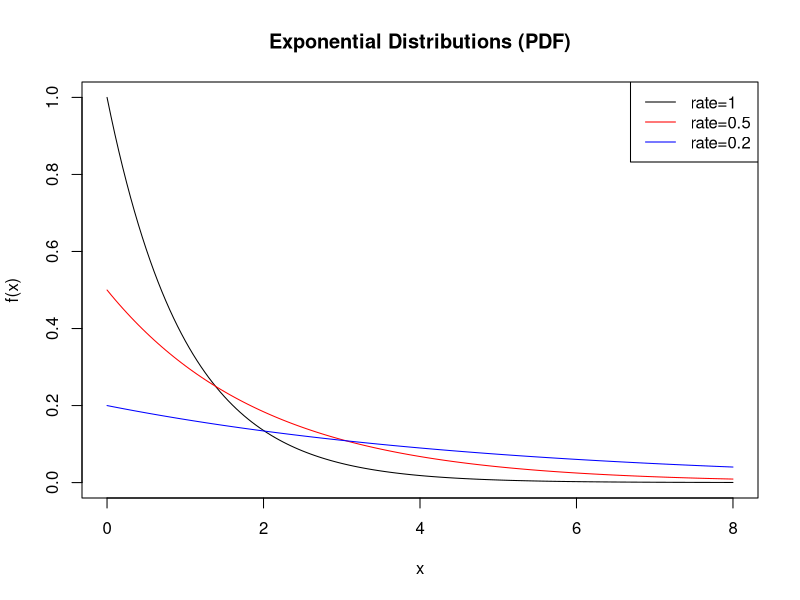
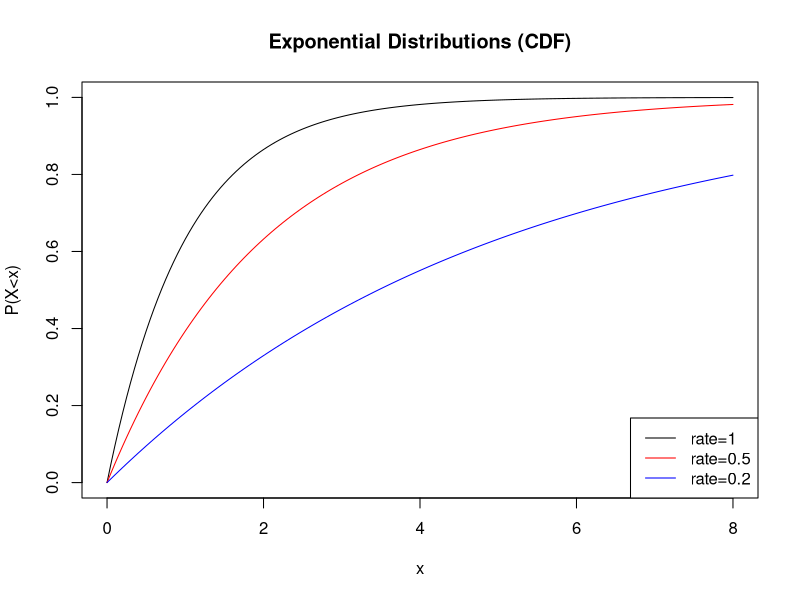
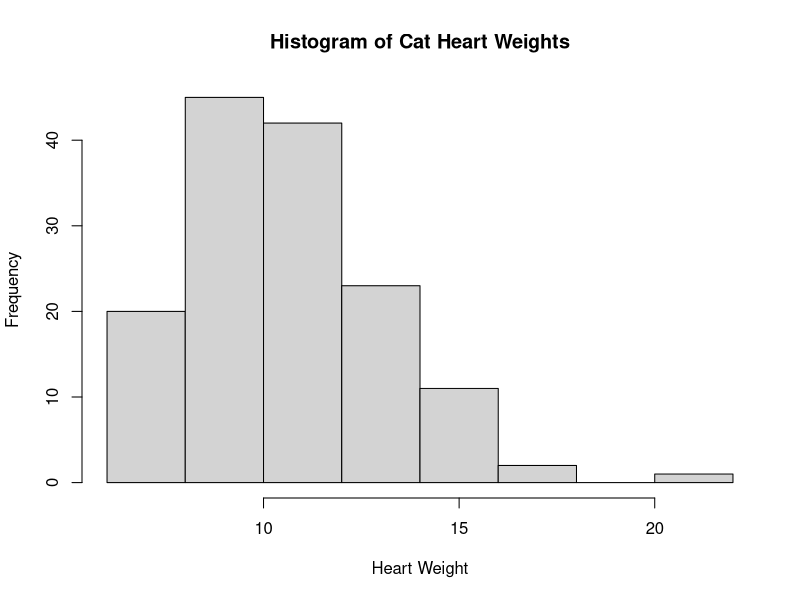
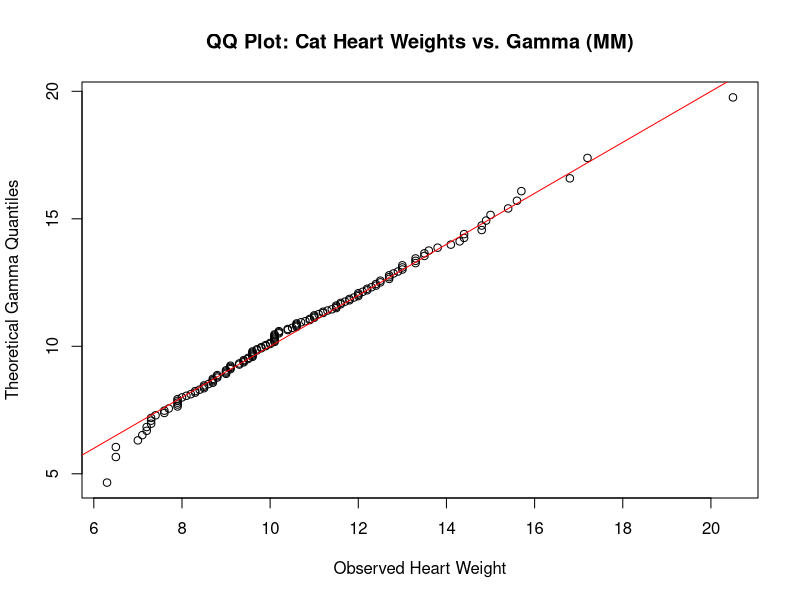
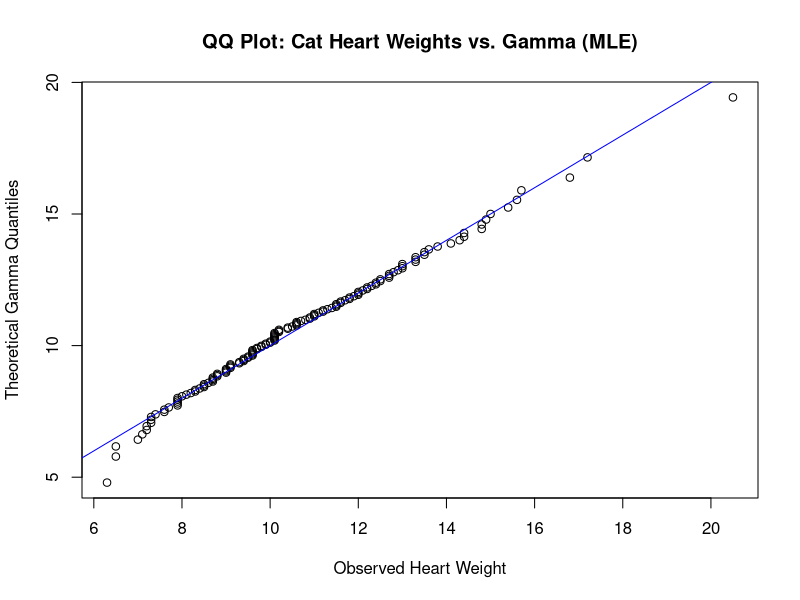
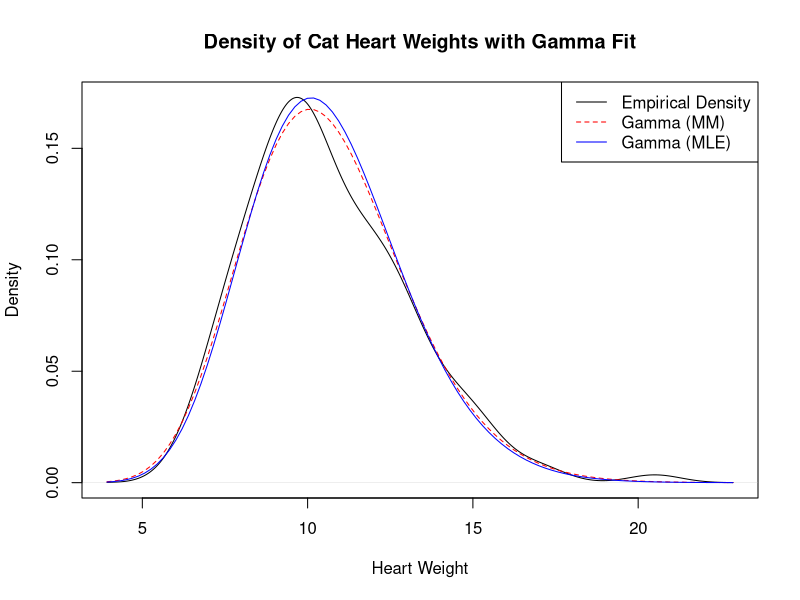
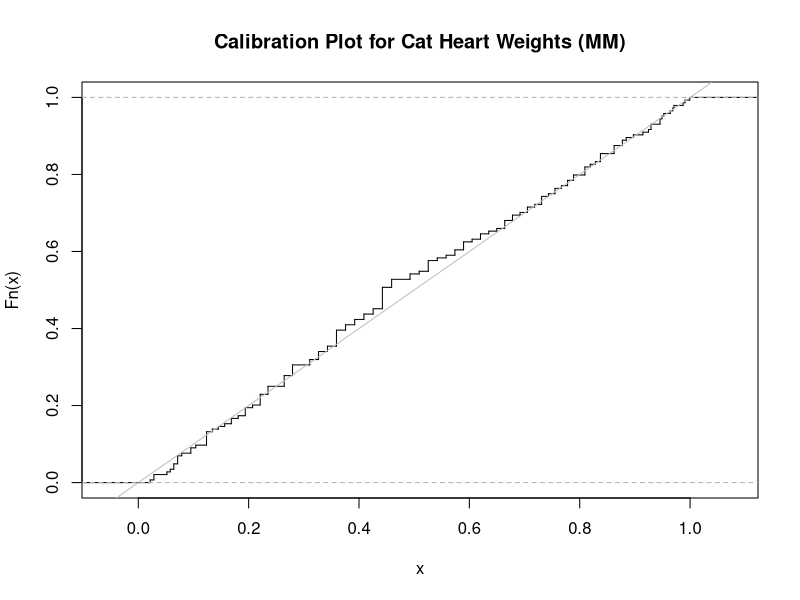
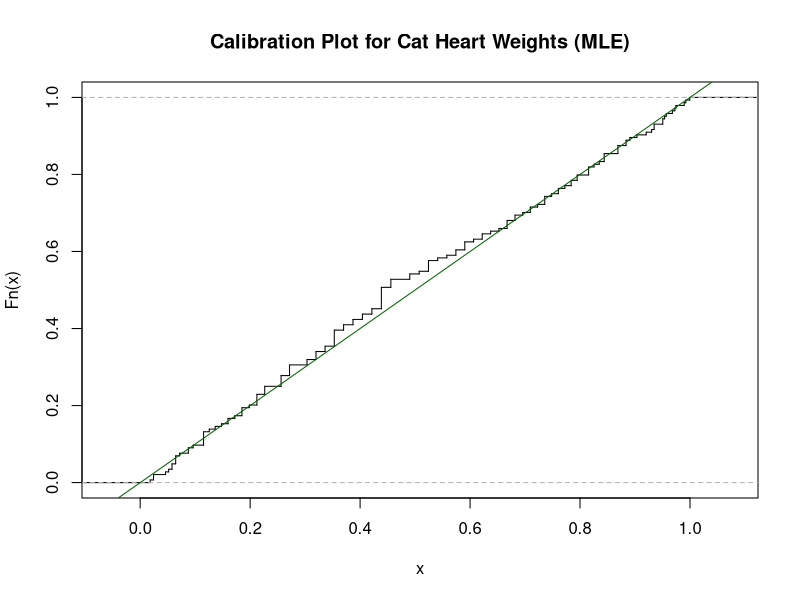

Write R code to recreate these figures, in order. (Note: this script raises an error after producing the figures.)
# R code for "Distributions"

library(MASS) # For fitdistr, cats dataset

# --- Random Number Generation ---
# Example: runif()
set.seed(10)
print(runif(10))
set.seed(10)
print(runif(10))

# Linear Congruential Generator (LCG)
# Using a mutable global variable 'seed' for demonstration
seed <- 10
new.random <- function (a = 5, c = 12, m = 16) {
  out <- (a * seed + c) %% m
  seed <<- out # Use <<- to assign to global 'seed'
  return(out)
}

# Test LCG with period 8
out.length <- 20
variates_lcg1 <- rep(NA, out.length)
for (kk in 1:out.length) variates_lcg1[kk] <- new.random(a = 5, c = 12, m = 16) # Reset seed for each run if testing different params
print(variates_lcg1)

seed <- 10 # Reset seed
variates_lcg2 <- rep(NA, out.length)
for (kk in 1:out.length) variates_lcg2[kk] <- new.random(a = 131, c = 7, m = 16)
print(variates_lcg2)

seed <- 10 # Reset seed
variates_lcg3 <- rep(NA, out.length)
for (kk in 1:out.length) variates_lcg3[kk] <- new.random(a = 129, c = 7, m = 16)
print(variates_lcg3)

seed <- 10 # Reset seed
variates_lcg4 <- rep(NA, out.length)
for (kk in 1:out.length) variates_lcg4[kk] <- new.random(a = 1664545, c = 1013904223, m = 2^32)
print(variates_lcg4)

# --- Distributions in R (d, p, q, r functions) ---
# Exponential distribution: density (dexp) and CDF (pexp)
this.range <- seq(0, 8, .05)
pdf("exponential_pdf.pdf", width=7, height=5)
plot(this.range, dexp(this.range), type = "l", main = "Exponential Distributions (PDF)",
      xlab = "x", ylab = "f(x)", col = "black", ylim = c(0, 1))
lines(this.range, dexp(this.range, rate = 0.5), col = "red")
lines(this.range, dexp(this.range, rate = 0.2), col = "blue")
legend("topright", legend = c("rate=1", "rate=0.5", "rate=0.2"), col = c("black", "red", "blue"), lty = 1)
dev.off()

pdf("exponential_cdf.pdf", width=7, height=5)
plot(this.range, pexp(this.range), type = "l", main = "Exponential Distributions (CDF)",
      xlab = "x", ylab = "P(X<x)", col = "black", ylim = c(0, 1))
lines(this.range, pexp(this.range, rate = 0.5), col = "red")
lines(this.range, pexp(this.range, rate = 0.2), col = "blue")
legend("bottomright", legend = c("rate=1", "rate=0.5", "rate=0.2"), col = c("black", "red", "blue"), lty = 1)
dev.off()

# --- Fitting Distributional Models ---
# Method of Moments: Closed form (Gamma Distribution Example)
gamma.est_MM <- function(x) {
  m <- mean(x); v <- var(x)
  return(c(shape = m^2 / v, scale = v / m))
}

# Method of Moments: Numerically (Discrepancy function)
gamma.mean <- function(shape, scale) { return(shape * scale) }
gamma.var <- function(shape, scale) { return(shape * scale^2) }
gamma.discrepancy <- function(shape, scale, x) {
  return((mean(x) - gamma.mean(shape, scale))^2 + (var(x) - gamma.var(shape, scale))^2)
}

# --- Maximum Likelihood Estimation ---
# Example: Cat heart weights from MASS package
data("cats", package = "MASS")

pdf("cats_hwt_hist.pdf", width=7, height=5)
hist(cats$Hwt, xlab = "Heart Weight", main = "Histogram of Cat Heart Weights")
dev.off()

# Using fitdistr for MLE
cats.mle_gamma <- fitdistr(cats$Hwt, densfun = "gamma")
print(cats.mle_gamma)

# Using Method of Moments estimates for comparison
cats.gamma_mm <- gamma.est_MM(cats$Hwt)
print(cats.gamma_mm)

# Checking the fit: QQ Plot
pdf("cats_hwt_qqplot_gamma.pdf", width=7, height=5)
qqplot(cats$Hwt, qgamma(ppoints(500), shape = cats.gamma_mm["shape"], scale = cats.gamma_mm["scale"]),
      xlab = "Observed Heart Weight", ylab = "Theoretical Gamma Quantiles",
      main = "QQ Plot: Cat Heart Weights vs. Gamma (MM)")
abline(0, 1, col = "red")
dev.off()

pdf("cats_hwt_qqplot_gamma_mle.pdf", width=7, height=5)
qqplot(cats$Hwt, qgamma(ppoints(500), shape = cats.mle_gamma$estimate["shape"], rate = cats.mle_gamma$estimate["rate"]),
      xlab = "Observed Heart Weight", ylab = "Theoretical Gamma Quantiles",
      main = "QQ Plot: Cat Heart Weights vs. Gamma (MLE)")
abline(0, 1, col = "blue")
dev.off()

# Checking the fit: Density plot overlay
pdf("cats_hwt_density_gamma.pdf", width=7, height=5)
plot(density(cats$Hwt), main = "Density of Cat Heart Weights with Gamma Fit", xlab = "Heart Weight")
curve(dgamma(x, shape = cats.gamma_mm["shape"], scale = cats.gamma_mm["scale"]), add = TRUE, col = "red", lty = 2)
curve(dgamma(x, shape = cats.mle_gamma$estimate["shape"], rate = cats.mle_gamma$estimate["rate"]), add = TRUE, col = "blue", lty = 1)
legend("topright", legend = c("Empirical Density", "Gamma (MM)", "Gamma (MLE)"),
       col = c("black", "red", "blue"), lty = c(1, 2, 1))
dev.off()

# Checking the fit: Calibration plots
pdf("cats_hwt_calibration_gamma_mm.pdf", width=7, height=5)
plot(ecdf(pgamma(cats$Hwt, shape = cats.gamma_mm["shape"], scale = cats.gamma_mm["scale"])),
     main = "Calibration Plot for Cat Heart Weights (MM)", verticals = T, pch = "")
abline(0, 1, col = "grey")
dev.off()

pdf("cats_hwt_calibration_gamma_mle.pdf", width=7, height=5)
plot(ecdf(pgamma(cats$Hwt, shape = cats.mle_gamma$estimate["shape"], rate = cats.mle_gamma$estimate["rate"])),
     main = "Calibration Plot for Cat Heart Weights (MLE)", verticals = T, pch = "")
abline(0, 1, col = "darkgreen")
dev.off()

# --- Kolmogorov-Smirnov test ---
# One-sample KS test
# Note: R throws a warning about ties, but proceeds. The p-value is approximate.
ks_test_one_sample <- ks.test(cats$Hwt, pgamma, shape = cats.gamma_mm["shape"], scale = cats.gamma_mm["scale"])
print(ks_test_one_sample)

# Two-sample KS test
set.seed(42)
x_norm <- rnorm(100, mean = 0, sd = 1)
y_norm <- rnorm(100, mean = 0.5, sd = 1)
ks_test_two_sample <- ks.test(x_norm, y_norm)
print(ks_test_two_sample)

# --- Chi-squared test ---
# Chi-squared test for categorical data
M <- as.table(rbind(c(762, 327, 468), c(484, 239, 477)))
dimnames(M) <- list(gender = c("F", "M"), party = c("Democrat", "Independent", "Republican"))
print(M)
Xsq_categorical <- chisq.test(M)
print(Xsq_categorical)

# Chi-squared test for continuous distributions
cats.hist <- hist(cats$Hwt, plot = FALSE)
print(cats.hist$breaks)
print(cats.hist$counts)

# Calculate theoretical probabilities for bins using MLE parameters
# Padding with -Inf and Inf for correct probability calculation for boundary bins
p_theoretical <- diff(pgamma(c(-Inf, cats.hist$breaks, Inf),
                             shape = cats.mle_gamma$estimate["shape"],
                             rate = cats.mle_gamma$estimate["rate"])) # Note rate is used for gamma in R, not scale with fitdistr

# We need to ensure that the sum of p_theoretical is 1, and handle cases where counts might be zero.
# chisq.test expects all counts to be positive, so we adjust counts and probabilities to remove 0-count bins for the test if necessary

# Filter out bins with zero expected probability if any (very small values might cause issues too)
# For simplicity, let's assume no zero-probability bins for now given the continuous distribution.
# Also, chisq.test requires that sum(p) == 1. So, normalize p_theoretical.
p_theoretical <- p_theoretical / sum(p_theoretical)

# R's chisq.test can handle some 0 counts in observed if expected are not too small
# However, the example code uses c(0, cats.hist$counts, 0) which implies adding two more bins that might not correspond to the actual breaks.
# Let's adjust to match the bins explicitly.
# Number of bins = length(counts)
observed_counts <- cats.hist$counts
# Remove any bins with 0 counts *and* very low theoretical probability to avoid chi-sq approx warnings on small expected counts
# This is a heuristic and can be refined.
valid_bins = (observed_counts > 0) | (p_theoretical * sum(observed_counts) > 5) # Expected count > 5 is a common rule of thumb

adjusted_observed_counts = observed_counts[valid_bins]
adjusted_p_theoretical = p_theoretical[valid_bins]
adjusted_p_theoretical = adjusted_p_theoretical / sum(adjusted_p_theoretical) # Re-normalize

# If after adjustment, we have fewer than 2 bins, chisq.test might fail.
if (length(adjusted_observed_counts) > 1) {
    Xsq_continuous <- chisq.test(adjusted_observed_counts, p = adjusted_p_theoretical, rescale.p = TRUE)
    # df adjustment: df = (number of bins - 1) - number of estimated parameters
    # Number of estimated parameters for Gamma is 2 (shape and rate/scale)
    adjusted_df = length(adjusted_observed_counts) - 1 - 2
    if (adjusted_df > 0) {
        p_value_continuous <- 1 - pchisq(Xsq_continuous$statistic, df = adjusted_df)
        print(paste("Chi-squared statistic (adjusted df):", Xsq_continuous$statistic))
        print(paste("Adjusted p-value:", p_value_continuous))
    } else {
        print("Adjusted degrees of freedom is not positive, cannot calculate p-value.")
        print(Xsq_continuous) # Print original test result for inspection
    }
} else {
    print("Not enough valid bins for Chi-squared test after adjustment.")
}

